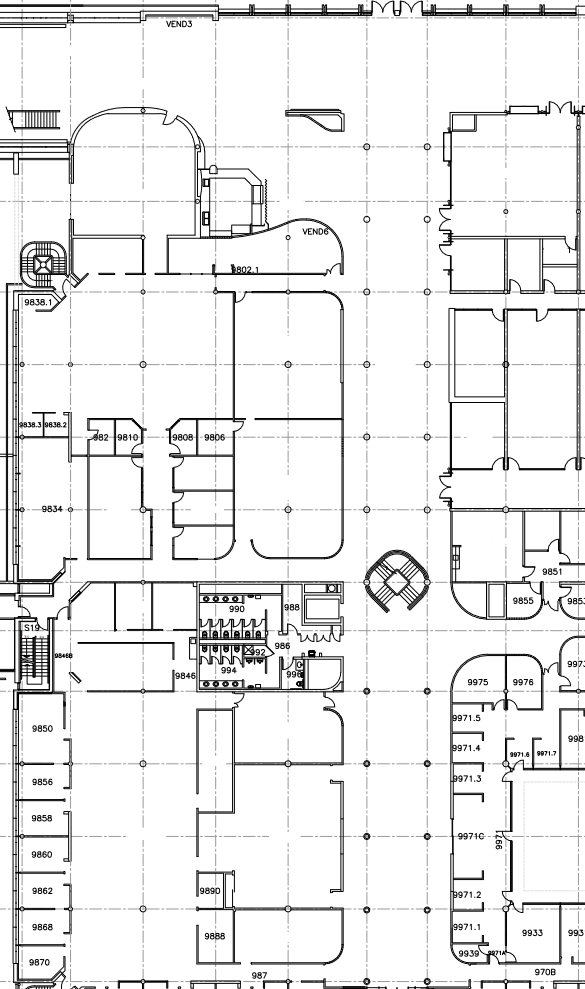
#> input picture raspberrypi_code/maps/asb9000lv.png, 585 x 989 px
$ python convert_to_binary.py
#> lines starting #> are read from the running program, lines starting #| are printed output that depends on the picture
import cv2

# Read the image file
img = cv2.imread('asb9000lv.png')
#> img is the input picture: shape (989, 585, 3); mean B, G, R 235.5, 235.5, 235.5

# Convert the image to grayscale
gray_img = cv2.cvtColor(img, cv2.COLOR_BGR2GRAY)

# Apply adaptive thresholding to obtain a binary image
bw_img = cv2.adaptiveThreshold(gray_img, 255, cv2.ADAPTIVE_THRESH_MEAN_C, cv2.THRESH_BINARY, 15, 100)
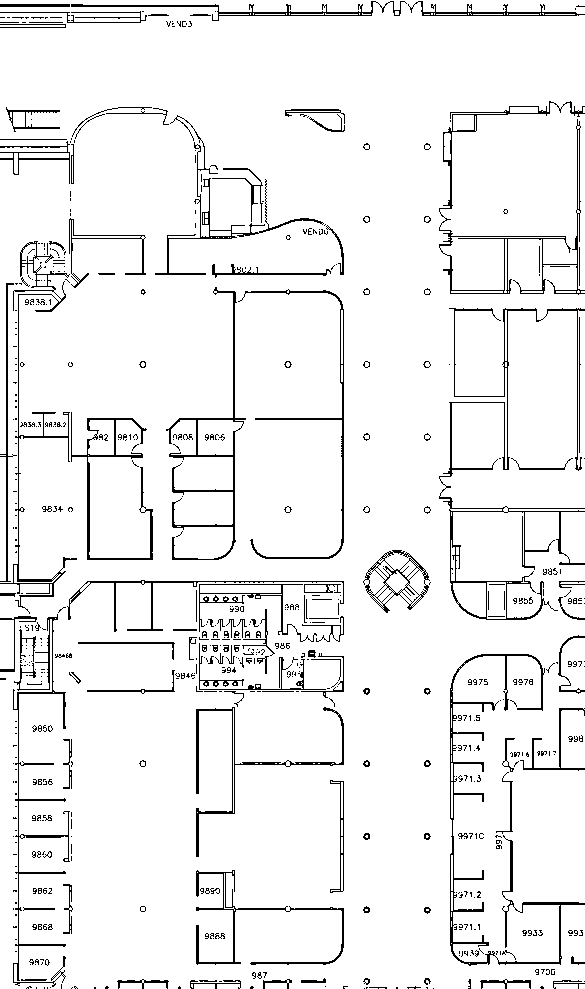
#> bw_img: shape (989, 585); 93.8% white; black in thin lines or dots

# Display and save the binary image
cv2.imshow("Binary", bw_img)
cv2.imwrite("asb9000lv_binary.png", bw_img)
cv2.waitKey(0)
cv2.destroyAllWindows()
